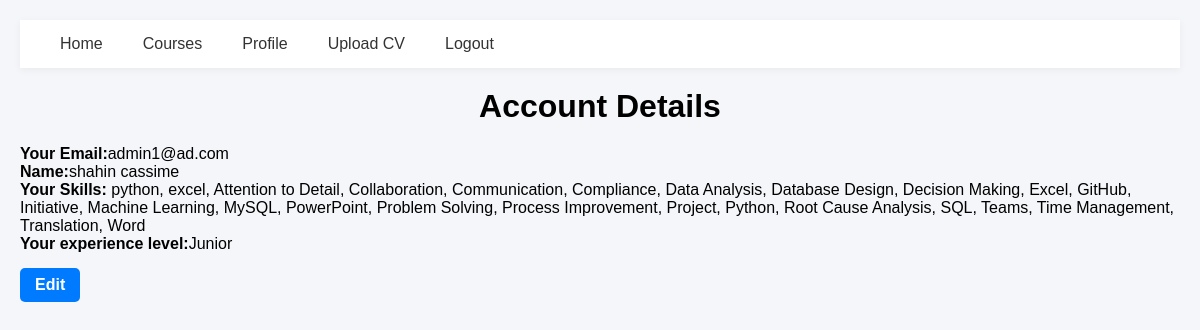
The page /account-page (signed in) on the database its author committed.
### app.py (models this page shows, shortened)
class User(db.Model):
    __tablename__="user"
    id = db.Column(db.Integer, primary_key=True)
    email = db.Column(db.String(120), unique=True, nullable=False)
    password = db.Column(db.String(200), nullable=False)
    name = db.Column(db.String(100))
    experience_level=db.Column(db.String(100))
    carrer_goal= db.Column(db.String(100))
    skills = db.relationship("UserSkill",back_populates="user",cascade="all, delete-orphan")

class UserSkill(db.Model):
    __tablename__="user_skill"
    id = db.Column(db.Integer, primary_key=True)
    user_id=db.Column(db.Integer,db.ForeignKey("user.id"), nullable=False)
    skill_id = db.Column(db.Integer, db.ForeignKey("skill.id"), nullable=False)
    user = db.relationship("User", back_populates="skills")
    skill = db.relationship("Skill", back_populates="users")
    __table_args__ = (
        db.UniqueConstraint("user_id", "skill_id", name="uq_user_skill"),
    )

class Skill(db.Model):
    __tablename__="skill"
    id = db.Column(db.Integer, primary_key=True)
    name = db.Column(db.String(120), unique=True, nullable=False)
    users = db.relationship("UserSkill",back_populates="skill",cascade="all, delete-orphan")

### app.py (the view)
@app.route('/account-page', methods=['GET'])
def account_page():
    if 'user' not in session:
        flash('Please login first', 'error')
        return redirect(url_for('login_page'))
    user = User.query.filter_by(email=session['user']).first()
    if not user:
        flash('User not found', 'error')
        return redirect(url_for('login_page'))
    return render_template('account_page.html', user=user)

### templates/account_page.html (shortened to what this page needs)
<!DOCTYPE html>
<html lang="en">
<head>
  <link rel="stylesheet" href="{{ url_for('static', filename='account_page.css') }}">
</head>
<body>
  {%include 'navbar.html'%}
<h1>Account Details</h1>
<p><strong>Your Email:</strong>{{ user.email}}</p>
<p><strong>Name:</strong>{{ user.name}}</p>
<p><strong>Your Skills:</strong>
  {% for us in user.skills %}
    {{ us.skill.name }}{% if not loop.last %}, {% endif %}
  {% endfor %}
</p>
<p><strong>Your experience level:</strong>{{ user.experience_level}}</p>
<a href="{{ url_for('edit_account') }}" class="btn">
  Edit
</a>
</body>

### templates/navbar.html (shortened to what this page needs)
<nav class="navbar">
<link rel="stylesheet" href="{{ url_for('static', filename='navbar.css') }}">
    <ul class="nav-links">
      <li><a href="{{ url_for('home_page') }}" class="{% if request.endpoint == 'home_page' %}active{% endif %}">Home</a></li>
      <li><a href="{{ url_for('courses_page') }}" class="{% if request.endpoint == 'coureses' %}active{% endif %}">Courses</a></li>
      <li><a href="{{ url_for('account_page') }}" class="{% if request.endpoint == 'account' %}active{% endif %}">Profile</a></li>
      <li><a href="{{ url_for('upload_cv')}}" class ="{% if request.endpoint == 'upload_cv' %} active {% endif %}">Upload CV </a></li>
      {%if session.get('user')%}
      <li><a href="{{url_for('logout')}}"> Logout</a></li>
      {%else%}
      <li><a href="{{ url_for('login_page') }}" class="{% if request.endpoint == 'login_page' %}active{% endif %}">Login</a></li>
      {%endif%}
    </ul>
  </nav>

### static/account_page.css (style rules this page uses)
* { margin: 0; padding: 0; box-sizing: border-box; font-family: Arial, Helvetica, sans-serif; }
body { background-color: #f4f6f9; padding: 20px; }
h1 { text-align: center; margin: 20px 0; }
.btn { display: inline-block; margin-top: 15px; padding: 8px 15px; background-color: #007bff; color: white; text-decoration: none; border-radius: 5px; font-weight: bold; }

### static/navbar.css (style rules this page uses)
* { box-sizing: border-box; }
.navbar { background: white; padding: 15px 30px; display: flex; justify-content: space-between; align-items: center; box-shadow: 0 2px 8px rgba(0,0,0,0.05); position: sticky; top: 0; z-index: 1000; }
.nav-links { list-style: none; display: flex; gap: 20px; margin: 0; padding: 0; }
.nav-links li a { text-decoration: none; color: #333; font-weight: 500; padding: 6px 10px; border-radius: 5px; transition: 0.2s ease; }

### rows shown on the page
User: email "admin1@ad.com", name "shahin cassime", experience_level "Junior"
UserSkill: skill.name "python"
UserSkill: skill.name "excel"
UserSkill: skill.name "Attention to Detail"
UserSkill: skill.name "Collaboration"
UserSkill: skill.name "Communication"
UserSkill: skill.name "Compliance"
UserSkill: skill.name "Data Analysis"
UserSkill: skill.name "Database Design"
UserSkill: skill.name "Decision Making"
UserSkill: skill.name "Excel"
UserSkill: skill.name "GitHub"
UserSkill: skill.name "Initiative"
UserSkill: skill.name "Machine Learning"
UserSkill: skill.name "MySQL"
UserSkill: skill.name "PowerPoint"
UserSkill: skill.name "Problem Solving"
UserSkill: skill.name "Process Improvement"
UserSkill: skill.name "Project"
UserSkill: skill.name "Python"
UserSkill: skill.name "Root Cause Analysis"
UserSkill: skill.name "SQL"
UserSkill: skill.name "Teams"
UserSkill: skill.name "Time Management"
UserSkill: skill.name "Translation"
UserSkill: skill.name "Word"
